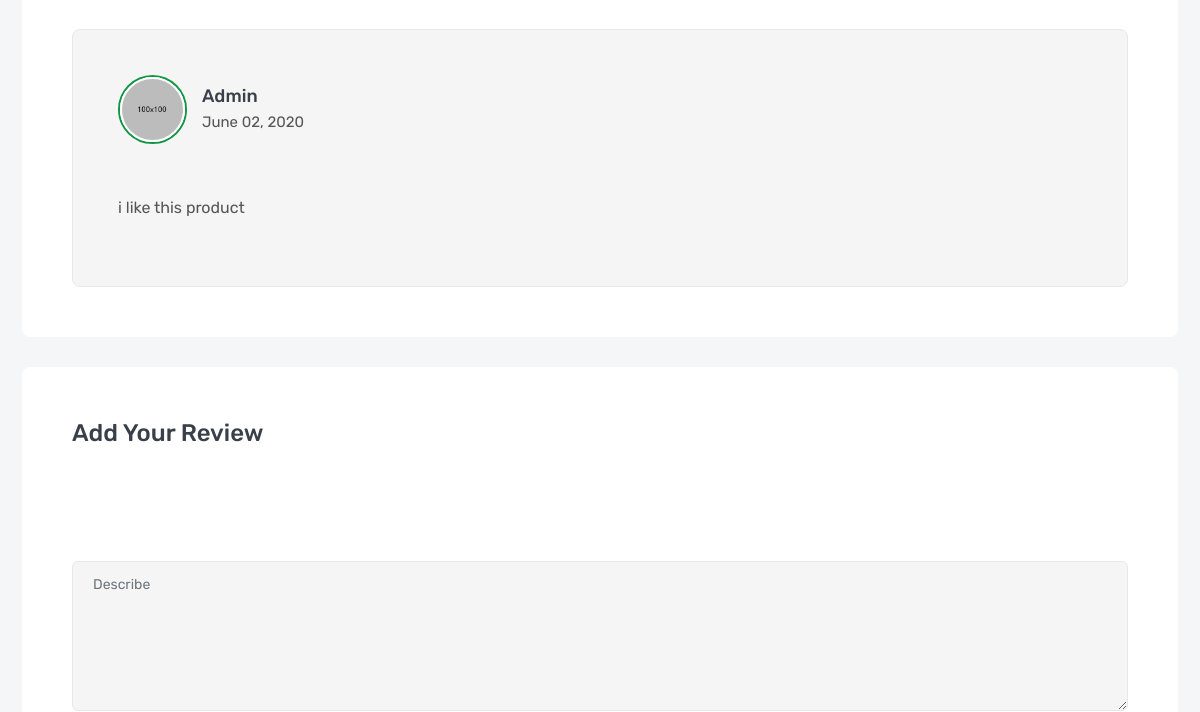
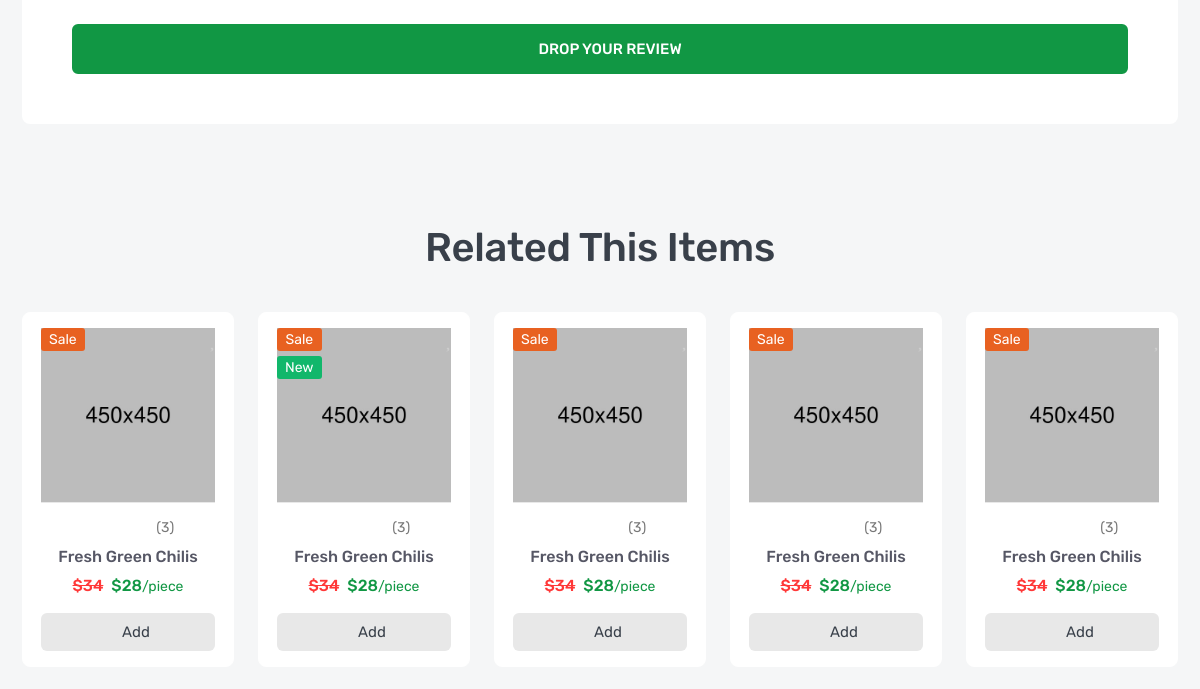
The page /products/apple-imac-27-inch-2021 (middle part) on the database as committed earlier (2 pictures, top to bottom).
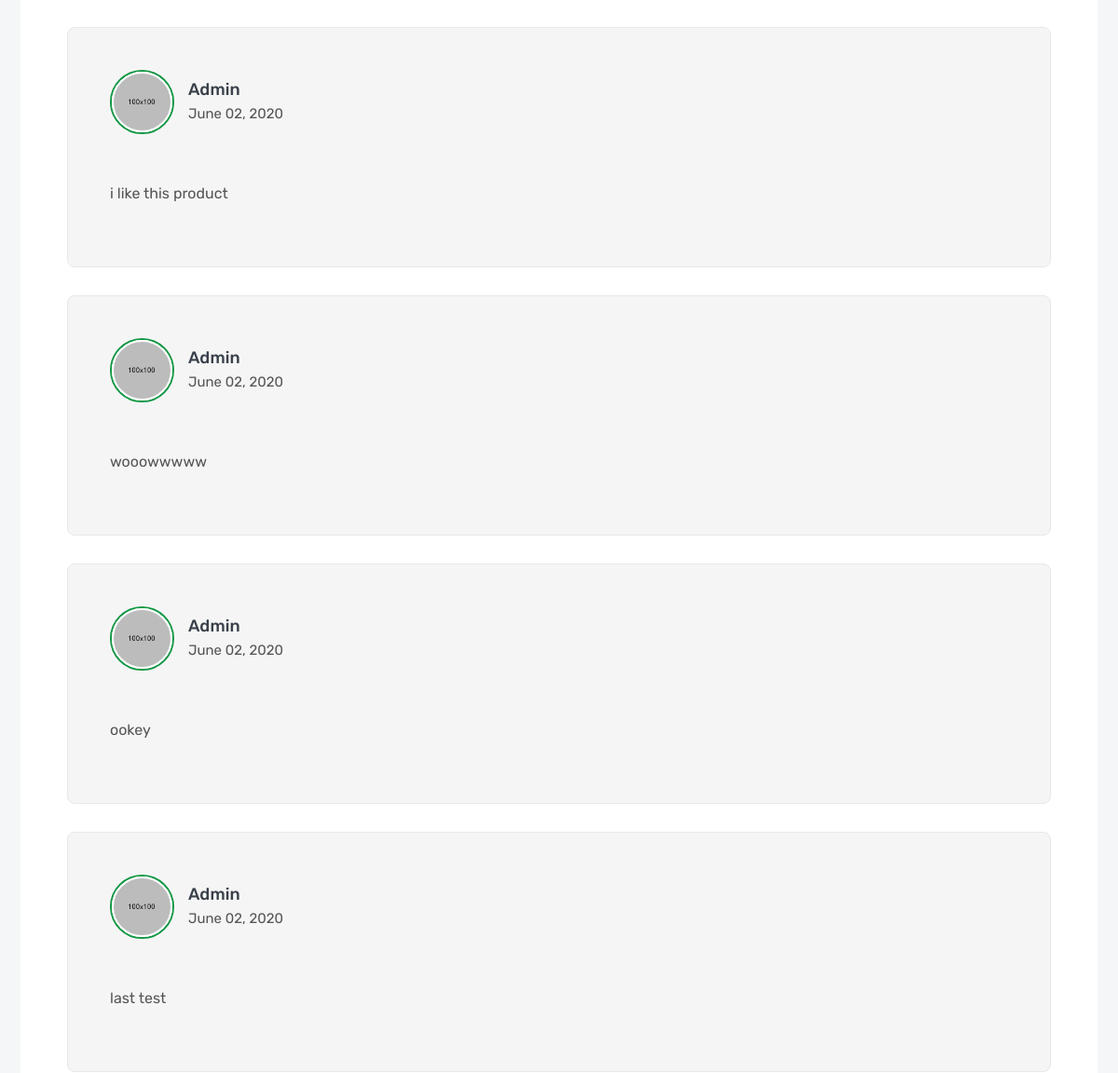
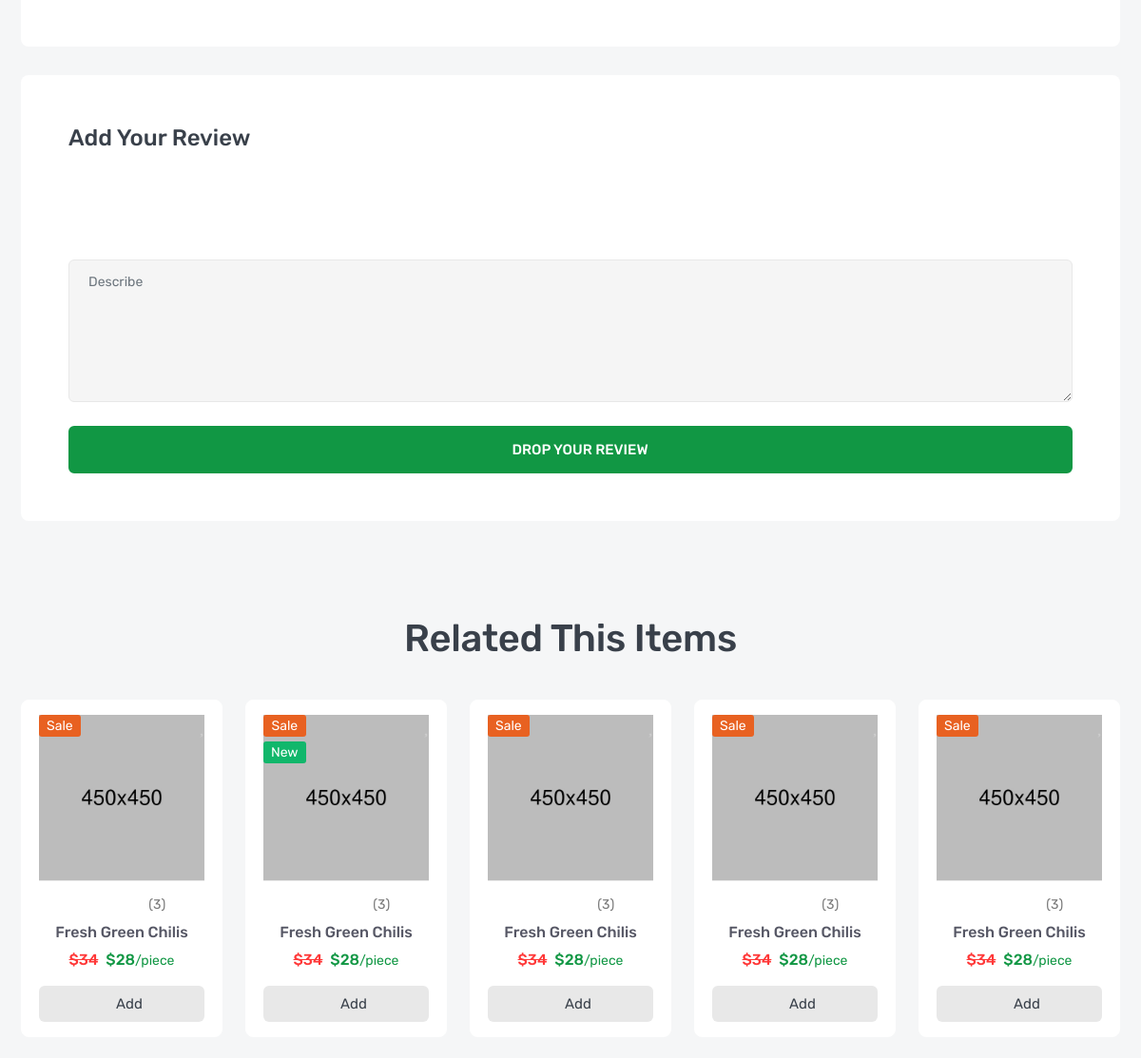
The same page on the database as committed later (2 pictures, top to bottom).
### product/models.py (models this page shows, shortened)
class ProductReview (models.Model):
    user = models.ForeignKey(User,related_name='review_author',on_delete=models.SET_NULL,null=True,blank=True)
    product = models.ForeignKey(Product,related_name='product_review',on_delete=models.CASCADE)
    rate = models.IntegerField(_('rate'))
    review = models.TextField(_('review'),max_length=400)
    date = models.DateTimeField(default=timezone.now)

### product/views.py (the view)
# urls.py: path('<slug:slug>',ProductDetail.as_view(),name='product_detail'),
class ProductDetail(DetailView):
    model = Product

### product/templates/product/product_detail.html (shortened to what this page needs)
{% extends "base.html" %}
{% load static %}
{% block css %}
  <link rel="stylesheet" href="{% static "en/css/product-details.css" %}">
{% endblock css %}
{% block body %}
        <section class="inner-section">
            <div class="container">
                <div class="row">
                    <div class="col-lg-12">
                        <div class="product-details-frame">
                            <ul class="review-list">
                                {% for item in object.product_review.all %}
                                    <li class="review-item">
                                        <div class="review-media">
                                            <a class="review-avatar" href="#">
                                                <img src="images/avatar/01.jpg" alt="review">
                                            </a>
                                            <h5 class="review-meta">
                                                <a href="#">{{item.user}}</a>
                                                <span>June 02, 2020</span>
                                            </h5>
                                        </div>
                                        <ul class="review-rating">
                                            <li class="icofont-ui-rating"></li>
                                            <li class="icofont-ui-rating"></li>
                                            <li class="icofont-ui-rating"></li>
                                            <li class="icofont-ui-rating"></li>
                                            <li class="icofont-ui-rate-blank"></li>
                                        </ul>
                                        <p class="review-desc">{{item.review}}</p>
                                    </li>
                                {% endfor %}
                            </ul>
                        </div>
                        <div class="product-details-frame">
                            <h3 class="frame-title">add your review</h3>
                            <form class="review-form" method="post" action="{% url 'products:add_review' object.slug %}">
                                <div class="row">
                                    <div class="col-lg-12">
                                        <div class="star-rating">
                                            <input type="radio" name="rate" value=5 id="star-1"><label for="star-1"></label>
                                            <input type="radio" name="rate" value=4 id="star-2"><label for="star-2"></label>
                                            <input type="radio" name="rate" value=3 id="star-3"><label for="star-3"></label>
                                            <input type="radio" name="rate" value=2 id="star-4"><label for="star-4"></label>
                                            <input type="radio" name="rate" value=1 id="star-5"><label for="star-5"></label>
                                        </div>
                                    </div>
                                    <div class="col-lg-12">
                                        <div class="form-group">
                                            <textarea class="form-control" name="review" placeholder="Describe"></textarea>
                                        </div>
                                    </div>
                                    <div class="col-lg-12">
                                        <button class="btn btn-inline">
                                            <i class="icofont-water-drop"></i>
                                            <span>drop your review</span>
                                        </button>
                                    </div>
                                </div>
                            </form>
                        </div>
                    </div>
                </div>
            </div>
        </section>
        <section class="inner-section">
            <div class="container">
                <div class="row">
                    <div class="col">
                        <div class="section-heading">
                            <h2>related this items</h2>
                        </div>
                    </div>
                </div>
                <div class="row row-cols-2 row-cols-md-3 row-cols-lg-4 row-cols-xl-5">
                    <div class="col">
                        <div class="product-card">
                            <div class="product-media">
                                <div class="product-label">
                                    <label class="label-text sale">sale</label>
                                </div>
                                <button class="product-wish wish">
                                    <i class="fas fa-heart"></i>
                                </button>
                                <a class="product-image" href="product-video.html">
                                    <img src="images/product/01.jpg" alt="product">
                                </a>
                            </div>
                            <div class="product-content">
                                <div class="product-rating">
                                    <i class="active icofont-star"></i>
                                    <i class="active icofont-star"></i>
                                    <i class="active icofont-star"></i>
                                    <i class="active icofont-star"></i>
                                    <i class="icofont-star"></i>
                                    <a href="product-video.html">(3)</a>
                                </div>
                                <h6 class="product-name">
                                    <a href="product-video.html">fresh green chilis</a>
                                </h6>
                                <h6 class="product-price">
                                    <del>$34</del>
                                    <span>$28<small>/piece</small></span>
                                </h6>
                                <button class="product-add" title="Add to Cart">
                                    <i class="fas fa-shopping-basket"></i>
                                    <span>add</span>
                                </button>
                            </div>
                        </div>
                    </div>
                    <div class="col">
                        <div class="product-card">
                            <div class="product-media">
                                <div class="product-label">
                                    <label class="label-text sale">sale</label>
                                    <label class="label-text new">new</label>
                                </div>
                                <button class="product-wish wish">
                                    <i class="fas fa-heart"></i>
                                </button>
                                <a class="product-image" href="product-video.html">
                                    <img src="images/product/02.jpg" alt="product">
                                </a>
                            </div>
                            <div class="product-content">
                                <div class="product-rating">
                                    <i class="active icofont-star"></i>
                                    <i class="active icofont-star"></i>
                                    <i class="active icofont-star"></i>
                                    <i class="active icofont-star"></i>
                                    <i class="icofont-star"></i>
                                    <a href="product-video.html">(3)</a>
                                </div>
                                <h6 class="product-name">
                                    <a href="product-video.html">fresh green chilis</a>
                                </h6>
                                <h6 class="product-price">
                                    <del>$34</del>
                                    <span>$28<small>/piece</small></span>
                                </h6>
                                <button class="product-add" title="Add to Cart">
                                    <i class="fas fa-shopping-basket"></i>
                                    <span>add</span>
                                </button>
                            </div>
                        </div>
                    </div>
                    <div class="col">
                        <div class="product-card">
                            <div class="product-media">
                                <div class="product-label">
                                    <label class="label-text sale">sale</label>
                                </div>
                                <button class="product-wish wish">
                                    <i class="fas fa-heart"></i>
                                </button>
                                <a class="product-image" href="product-video.html">
                                    <img src="images/product/03.jpg" alt="product">
                                </a>
                            </div>
                            <div class="product-content">
                                <div class="product-rating">
                                    <i class="active icofont-star"></i>
                                    <i class="active icofont-star"></i>
                                    <i class="active icofont-star"></i>
                                    <i class="active icofont-star"></i>
                                    <i class="icofont-star"></i>
                                    <a href="product-video.html">(3)</a>
                                </div>
                                <h6 class="product-name">
                                    <a href="product-video.html">fresh green chilis</a>
                                </h6>
                                <h6 class="product-price">
                                    <del>$34</del>
                                    <span>$28<small>/piece</small></span>
                                </h6>
                                <button class="product-add" title="Add to Cart">
                                    <i class="fas fa-shopping-basket"></i>
                                    <span>add</span>
                                </button>
                            </div>
                        </div>
                    </div>
                    <div class="col">
                        <div class="product-card">
                            <div class="product-media">
                                <div class="product-label">
                                    <label class="label-text sale">sale</label>
                                </div>
                                <button class="product-wish wish">
                                    <i class="fas fa-heart"></i>
                                </button>
                                <a class="product-image" href="product-video.html">
                                    <img src="images/product/04.jpg" alt="product">
                                </a>
                            </div>
                            <div class="product-content">
                                <div class="product-rating">
                                    <i class="active icofont-star"></i>
                                    <i class="active icofont-star"></i>
                                    <i class="active icofont-star"></i>
                                    <i class="active icofont-star"></i>
                                    <i class="icofont-star"></i>
                                    <a href="product-video.html">(3)</a>
                                </div>
                                <h6 class="product-name">
                                    <a href="product-video.html">fresh green chilis</a>
                                </h6>
                                <h6 class="product-price">
                                    <del>$34</del>
                                    <span>$28<small>/piece</small></span>
                                </h6>
                                <button class="product-add" title="Add to Cart">
                                    <i class="fas fa-shopping-basket"></i>
                                    <span>add</span>
                                </button>
                            </div>
                        </div>
                    </div>
                    <div class="col">
                        <div class="product-card">
                            <div class="product-media">
                                <div class="product-label">
                                    <label class="label-text sale">sale</label>
                                </div>
                                <button class="product-wish wish">
                                    <i class="fas fa-heart"></i>
                                </button>
                                <a class="product-image" href="product-video.html">
                                    <img src="images/product/05.jpg" alt="product">
                                </a>
                            </div>
                            <div class="product-content">
                                <div class="product-rating">
                                    <i class="active icofont-star"></i>
                                    <i class="active icofont-star"></i>
                                    <i class="active icofont-star"></i>
                                    <i class="active icofont-star"></i>
                                    <i class="icofont-star"></i>
                                    <a href="product-video.html">(3)</a>
                                </div>
                                <h6 class="product-name">
                                    <a href="product-video.html">fresh green chilis</a>
                                </h6>
                                <h6 class="product-price">
                                    <del>$34</del>
                                    <span>$28<small>/piece</small></span>
                                </h6>
                                <button class="product-add" title="Add to Cart">
                                    <i class="fas fa-shopping-basket"></i>
                                    <span>add</span>
                                </button>
                            </div>
                        </div>
                    </div>
                </div>
            </div>
        </section>
{% endblock body %}

### templates/base.html (shortened to what this page needs)
{% load static %}
<!DOCTYPE html>
<html lang="en">
    <head>
        <link rel="stylesheet" href="{% static "en/fonts/flaticon/flaticon.css" %}">
        <link rel="stylesheet" href="{% static "en/fonts/icofont/icofont.min.css" %}">
        <link rel="stylesheet" href="{% static "en/fonts/fontawesome/fontawesome.min.css" %}">
        <link rel="stylesheet" href="{% static "en/vendor/venobox/venobox.min.css" %}">
        <link rel="stylesheet" href="{% static "en/vendor/slickslider/slick.min.css" %}">
        <link rel="stylesheet" href="{% static "en/vendor/niceselect/nice-select.min.css" %}">
        <link rel="stylesheet" href="{% static "en/vendor/bootstrap/bootstrap.min.css" %}">
        <link rel="stylesheet" href="{% static "en/css/main.css" %}">
        {% block css %}{% endblock css %}
    </head>
    <body>
            {% block body %}
            {% endblock body %}
    </body>
</html>

Rows that differ between the two databases and show on the page:
added ProductReview: user "Admin", review "wooowwwww"
added ProductReview: user "Admin", review "ookey"
added ProductReview: user "Admin", review "last test"
